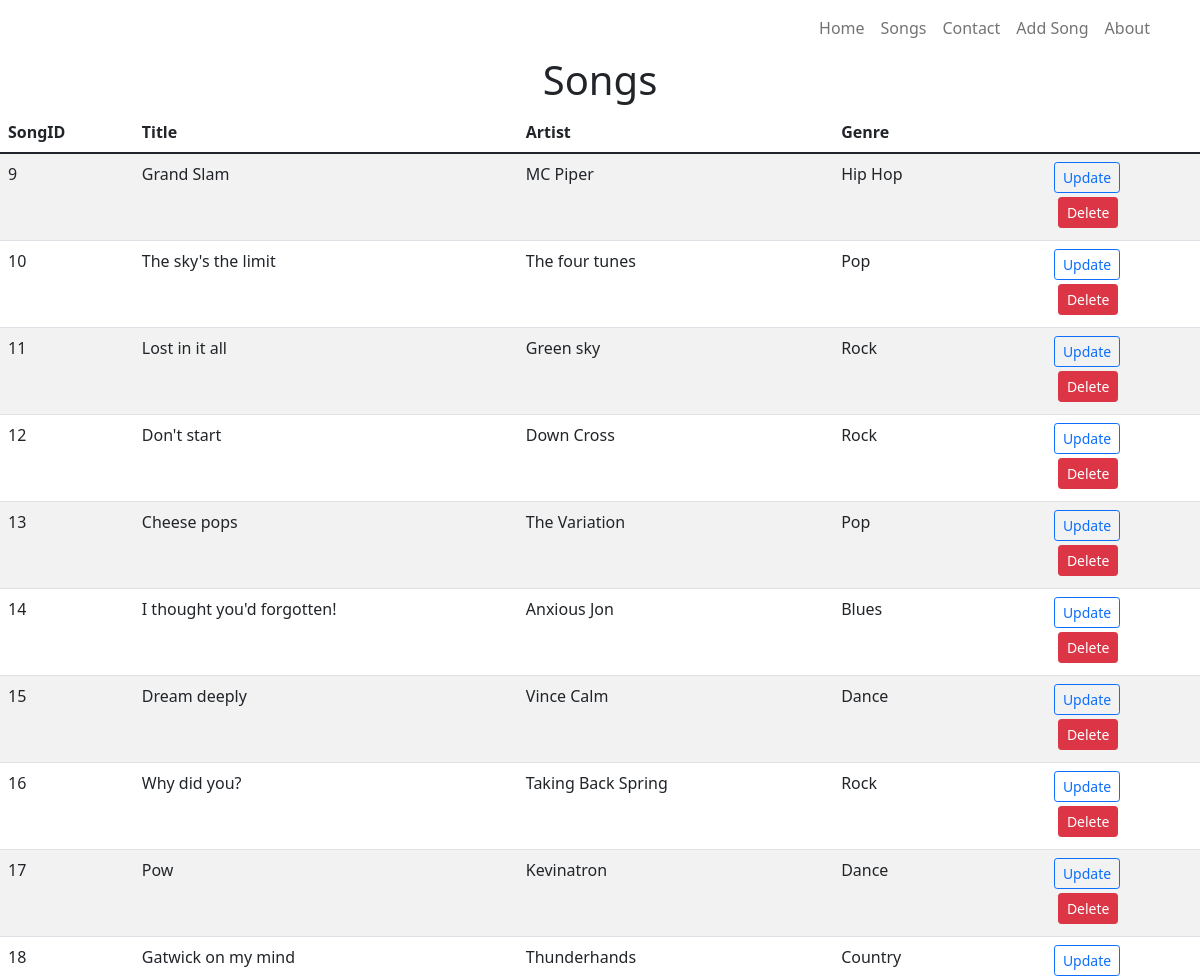
/songs (upper part), run on an earlier commit of the app's database.
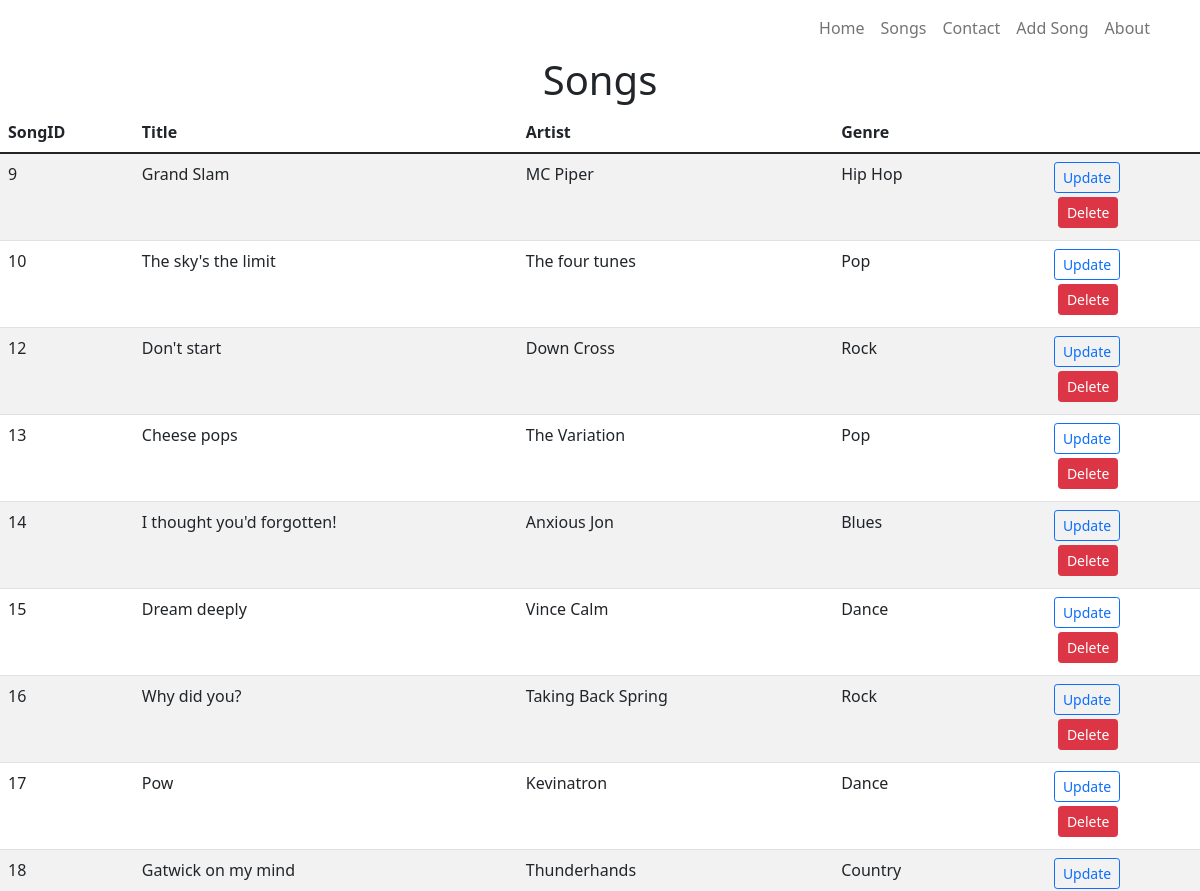
And on a later commit of the database.
### tables this page shows
CREATE TABLE "songs" (
	"SongID"	INTEGER NOT NULL UNIQUE,
	"Title"	TEXT,
	"Artist"	TEXT,
	"Genre"	TEXT,
	PRIMARY KEY("SongID" AUTOINCREMENT)
);

### c9WebFlask/app.py (the view)
@app.route('/songs') # set the route for the songs.html
def songs():
    conn = sql.connect('Part 1 Dfe Flask App/c7Music.db')
    conn.row_factory = sql.Row
    cursor = conn.cursor()
    cursor.execute('SELECT * FROM songs')
    getSongs = cursor.fetchall()
    return render_template('songs.html', title ='songs', songsInDB = getSongs)

### c9WebFlask/templates/songs.html
{% extends 'base.html' %} {% block content %}
<h1 class="text-lg-center">Songs</h1>
<table class="table table-hover border-2 table-striped">
    <thead>
        <th scope="col">SongID</th>
        <th scope="col">Title</th>
        <th scope="col">Artist</th>
        <th scope="col">Genre</th>
    </thead>
    <tbody>
        {% for row in songsInDB %}
        <tr>
            <td>{{row["SongID"]}}</td>
            <td>{{row["Title"]}}</td>
            <td>{{row["Artist"]}}</td>
            <td>{{row["Genre"]}}</td>
            <td>
                <button type="button" class="btn btn-outline-primary btn-sm">
                    <a class="text-decoration-none" href="{{url_for('update', songID=row['songID'])}}">Update</a>
                </button>
                <form action="{{url_for('delete', songID=row['songID'])}}" method="POST">
                    <input type="submit"
                           value="Delete"
                        onclick="confirm('Are you sure you want to delete this song')"
                        class="btn btn-danger btn-sm mt-1 m-lg-1" />
                </form>
            </td>
        </tr>
        {% endfor %}
    </tbody>
</table>
{% endblock content %}

What changed in the data, as far as the page shows it:
removed songs: SongID "11", Title "Lost in it all", Artist "Green sky", Genre "Rock"
